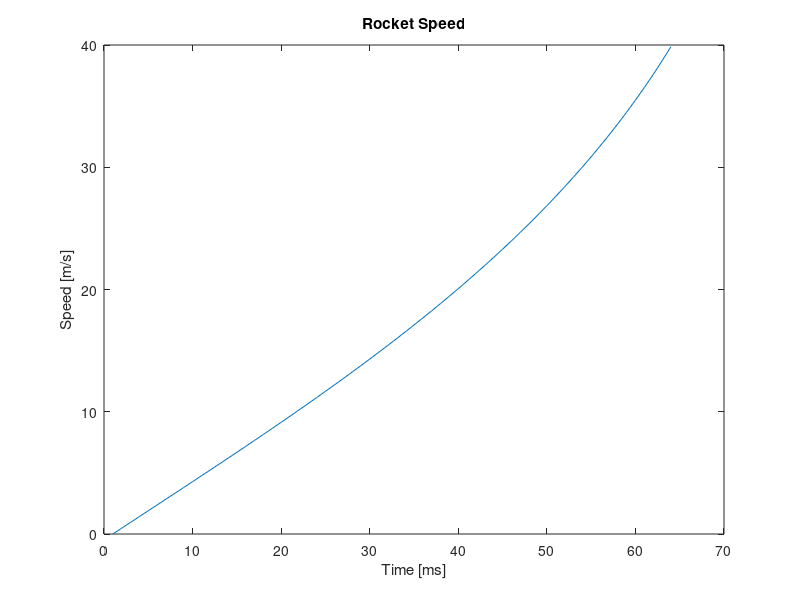
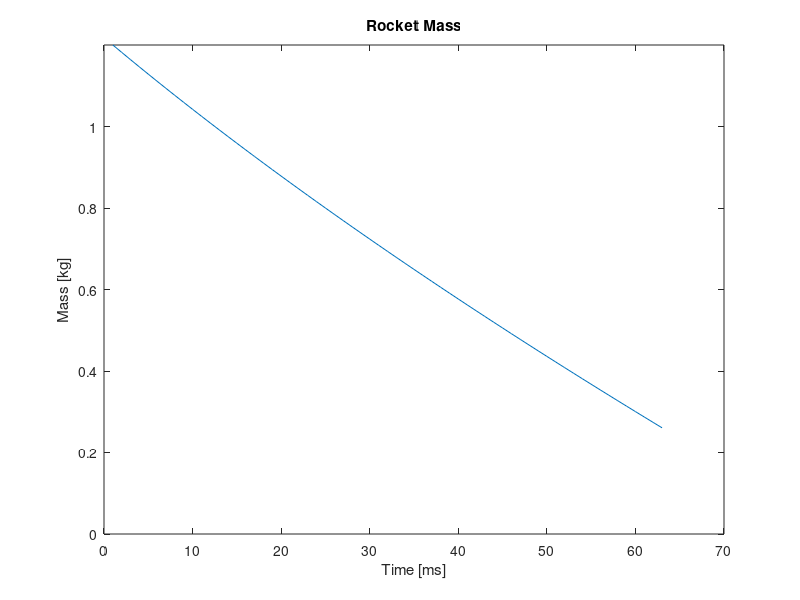
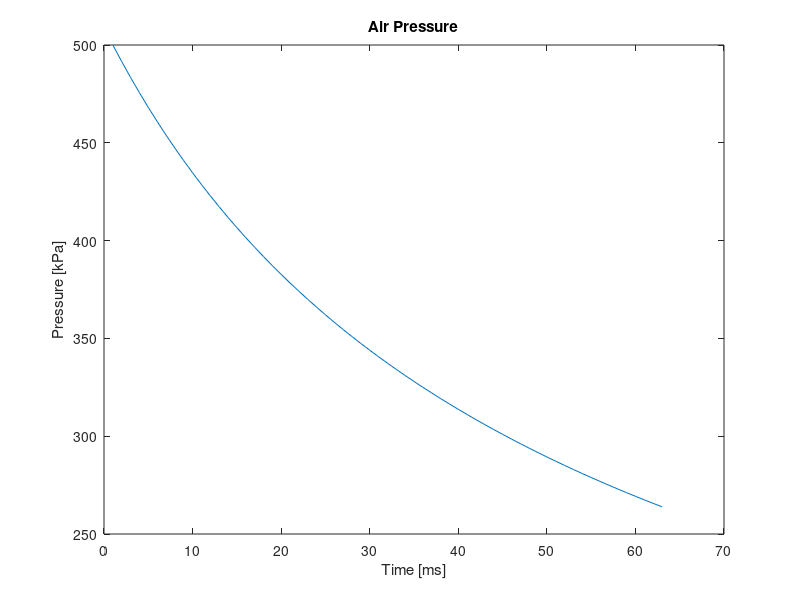

The MATLAB script that drew these images, in order:
% EGR 374, Lab 3 - Bottle Rockets
% Stage1.m
%
% This script calculates the "initial" velocity of the bottle rocket
% resulting from the discharge of water through the nozzle
%
% Andrew J. Guswa
% created: 9 February 2009
%
%
% Initial input variables (These are values for you to change)
P0 = 500000;    % initial pressure, gage [Pa]; maximum pressure allowed is 500000 Pa
Vwi = 0.00095;    % initial water volume [m^3]
m0 = 0.25;      % mass of rocket without any water in it [kg]
%
D_jet = 0.027;   % diameter of nozzle [m]; NEED to DOUBLE-CHECK with your bottle
%
%
% Constants
dt = 0.001;    % time step [seconds]
ro = 1000;      % density of water [kg/m^3]
A_jet = 0.25*pi*D_jet^2; % area of nozzle [m^2]
Vtot = 0.002;   % initial volume of bottle [m^3]
Vai = Vtot-Vwi; % initial air volume [m^3]
%
v = zeros(5000,1);       % velocity of rocket [m/s]
M = zeros(5000,1);
P = zeros(5000,1);
Vw = zeros(5000,1);
Vw(1) = Vwi;
jj = 0;
while Vw(jj+1) > 0
    jj = jj+1;
    P(jj) = P0*(Vai/(Vtot-Vw(jj)));
    M(jj) = m0 + Vw(jj)*ro;
    v_jet(jj) = sqrt(2*P(jj)/ro);
    F = ro*A_jet*(v_jet(jj))^2;
    v(jj+1) = v(jj) + (F/M(jj))*dt;
    Vw(jj+1) = Vw(jj) - v_jet(jj)*A_jet*dt;
end
v = v(1:jj+1);
M = M(1:jj);
P = P(1:jj);
%
figure(1)
p1 = plot(v);
t1 = title('Rocket Speed');
x1 = xlabel('Time [ms]');
y1 = ylabel('Speed [m/s]');
%
figure(2)
p2 = plot(M);
t1 = title('Rocket Mass');
x1 = xlabel('Time [ms]');
y1 = ylabel('Mass [kg]');
set(gca,'Ylim',[0 m0+ro*Vwi]);
%
figure(3)
p3 = plot(P/1000);
t1 = title('Air Pressure');
x1 = xlabel('Time [ms]');
y1 = ylabel('Pressure [kPa]');